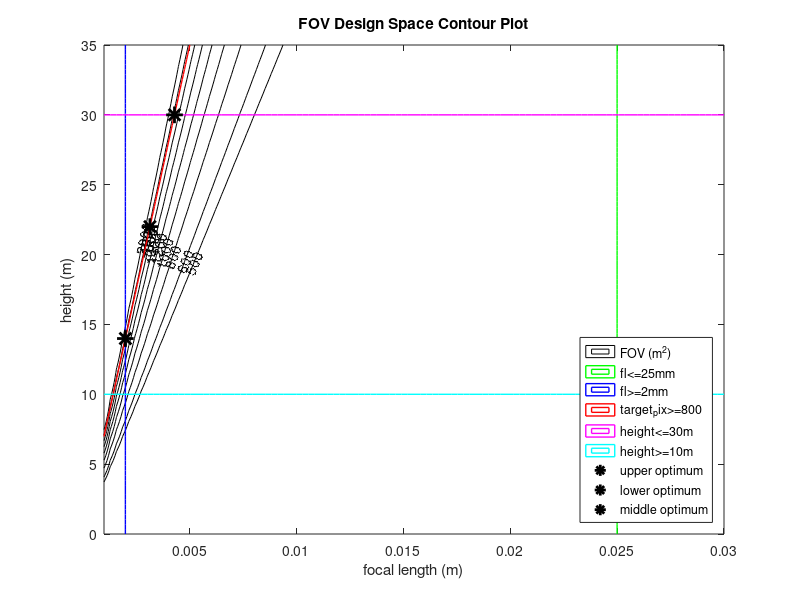
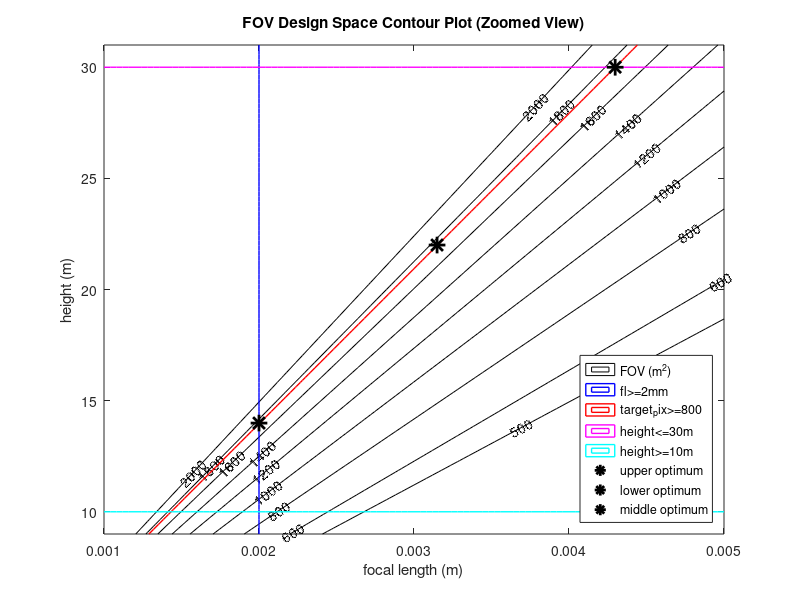

Source code (MATLAB) for these figures, in order:
% This script constructs a contour plot for the fov optimization
clc
clear
close all

% height vs. focal length
res = 100;

% limits for zoomed out view
fl_min = 0.001;
fl_max = 0.03;
h_min = 0.0;
h_max = 35.0;

[fl,height] = meshgrid(fl_min:(fl_max - fl_min)/res:fl_max, h_min:(h_max - h_min)/res:h_max);

% limits for zoomed in view
fl_min = 0.001;
fl_max = 0.005;
h_min = 9.0;
h_max = 31.0;

[fl_zoom,height_zoom] = meshgrid(fl_min:(fl_max - fl_min)/res:fl_max, h_min:(h_max - h_min)/res:h_max);


res = 100;

fov = zeros(res+1);
target_area_pix = zeros(res+1);
target_area_pix_zoom = zeros(res+1);

% constants
ss_physical = 1/3;
F_safe = 2;
min_target_pixels = 800;

% optimums for the variables (from optimization)
ss_pix = 1114.286537365992;  % optimal pixel size
ts = 1.499999999828;  % optimal target size

h_opt_up = 29.999;
fl_opt_up = 0.004297954694;
h_opt_low = 13.99;
fl_opt_low = 0.002;
h_opt_mid = 22;
fl_opt_mid = 0.003148862;

% design variables at mesh points
% [fl,height] = meshgrid(fl_min:(fl_max - fl_min)/res:fl_max, h_min:(h_max - h_min)/res:h_max);
 
% equations
ss_w = ss_physical * sqrt(2)/2;  % physical sensor width (inches)
ss_w = ss_w * 0.0254;  % convert sensor width to meters
for i=1:length(fl)
    for j=1:length(fl)
        v = 2 * atan(ss_w/(2*fl(i,j)));  % angular field of view of the camera
        fov_w = 2 * (height(i,j) * tan(v/2));  % width of rectangular region camera can see
        fov_h = fov_w;  % height of rectangular region camera can see
        fov(i,j) = (fov_w * fov_h);  % area in square meters that camera can see
        
        u_target = (fl(i,j)/height(i,j)) * (ts/2);  % projection of the target onto the image plane (meters)
        v_target = u_target;  % same as above since target is square (meters)
        pix_size = ss_w/ss_pix;  % pixel size (meters)
        target_area_pix(i,j) = (2 * u_target/pix_size) * (2 * v_target/pix_size);  % area of target in pixels
    end
end

for i=1:length(fl_zoom)
    for j=1:length(fl_zoom)
        v = 2 * atan(ss_w/(2*fl_zoom(i,j)));  % angular field of view of the camera
        fov_w = 2 * (height_zoom(i,j) * tan(v/2));  % width of rectangular region camera can see
        fov_h = fov_w;  % height of rectangular region camera can see
        fov_zoom(i,j) = (fov_w * fov_h);  % area in square meters that camera can see
        
        u_target = (fl_zoom(i,j)/height_zoom(i,j)) * (ts/2);  % projection of the target onto the image plane (meters)
        v_target = u_target;  % same as above since target is square (meters)
        pix_size = ss_w/ss_pix;  % pixel size (meters)
        target_area_pix_zoom(i,j) = (2 * u_target/pix_size) * (2 * v_target/pix_size);  % area of target in pixels
    end
end


 
figure(1)
% [C,h] = contour(fl,height,fov,[500:100:2000],'k');
[C1,h1] = contour(fl,height,fov,[500, 600, 800, 1000, 1200, 1400, 1600, 1800, 2000],'k');
clabel(C1,h1,'Labelspacing',250);
title('FOV Design Space Contour Plot');
xlabel('focal length (m)');
ylabel('height (m)');
hold on;
% solid lines to show constraint boundaries
contour(fl,height,(fl - 0.025),[0.0,0.0],'g-','LineWidth',1);
contour(fl,height,(-fl + 0.002),[0.0,0.0],'b-','LineWidth',1);
contour(fl,height,(-target_area_pix + F_safe * min_target_pixels),[0.0,0.0],'r-','LineWidth',1);
contour(fl,height,(height - 30),[0.0,0.0],'m-','LineWidth',1);
contour(fl,height,(height - 10),[0.0,0.0],'c-','LineWidth',1);
plot(fl_opt_up,h_opt_up,'k*','MarkerSize',12,'LineWidth',2)
plot(fl_opt_low,h_opt_low,'k*','MarkerSize',12,'LineWidth',2)
plot(fl_opt_mid,h_opt_mid,'k*','MarkerSize',12,'LineWidth',2)
% show a legend
legend('FOV (m^2)','fl<=25mm','fl>=2mm','target_pix>=800','height<=30m', ...
       'height>=10m','upper optimum','lower optimum','middle optimum', 'Location','SouthEast')
   
figure(2)
% [C,h] = contour(fl,height,fov,[500:100:2000],'k');
[C2,h2] = contour(fl_zoom,height_zoom,fov_zoom,[500, 600, 800, 1000, 1200, 1400, 1600, 1800, 2000],'k');
clabel(C2,h2,'Labelspacing',250);
title('FOV Design Space Contour Plot (Zoomed View)');
xlabel('focal length (m)');
ylabel('height (m)');
hold on;
% solid lines to show constraint boundaries
%contour(fl,height,(fl - 0.025),[0.0,0.0],'g-','LineWidth',1);
contour(fl_zoom,height_zoom,(-fl_zoom + 0.002),[0.0,0.0],'b-','LineWidth',1);
contour(fl_zoom,height_zoom,(-target_area_pix_zoom + F_safe * min_target_pixels),[0.0,0.0],'r-','LineWidth',1);
contour(fl_zoom,height_zoom,(height_zoom - 30),[0.0,0.0],'m-','LineWidth',1);
contour(fl_zoom,height_zoom,(height_zoom - 10),[0.0,0.0],'c-','LineWidth',1);
plot(fl_opt_up,h_opt_up,'k*','MarkerSize',12,'LineWidth',2)
plot(fl_opt_low,h_opt_low,'k*','MarkerSize',12,'LineWidth',2)
plot(fl_opt_mid,h_opt_mid,'k*','MarkerSize',12,'LineWidth',2)
% show a legend
legend('FOV (m^2)','fl>=2mm','target_pix>=800','height<=30m', ...
       'height>=10m','upper optimum','lower optimum','middle optimum', 'Location','SouthEast')

